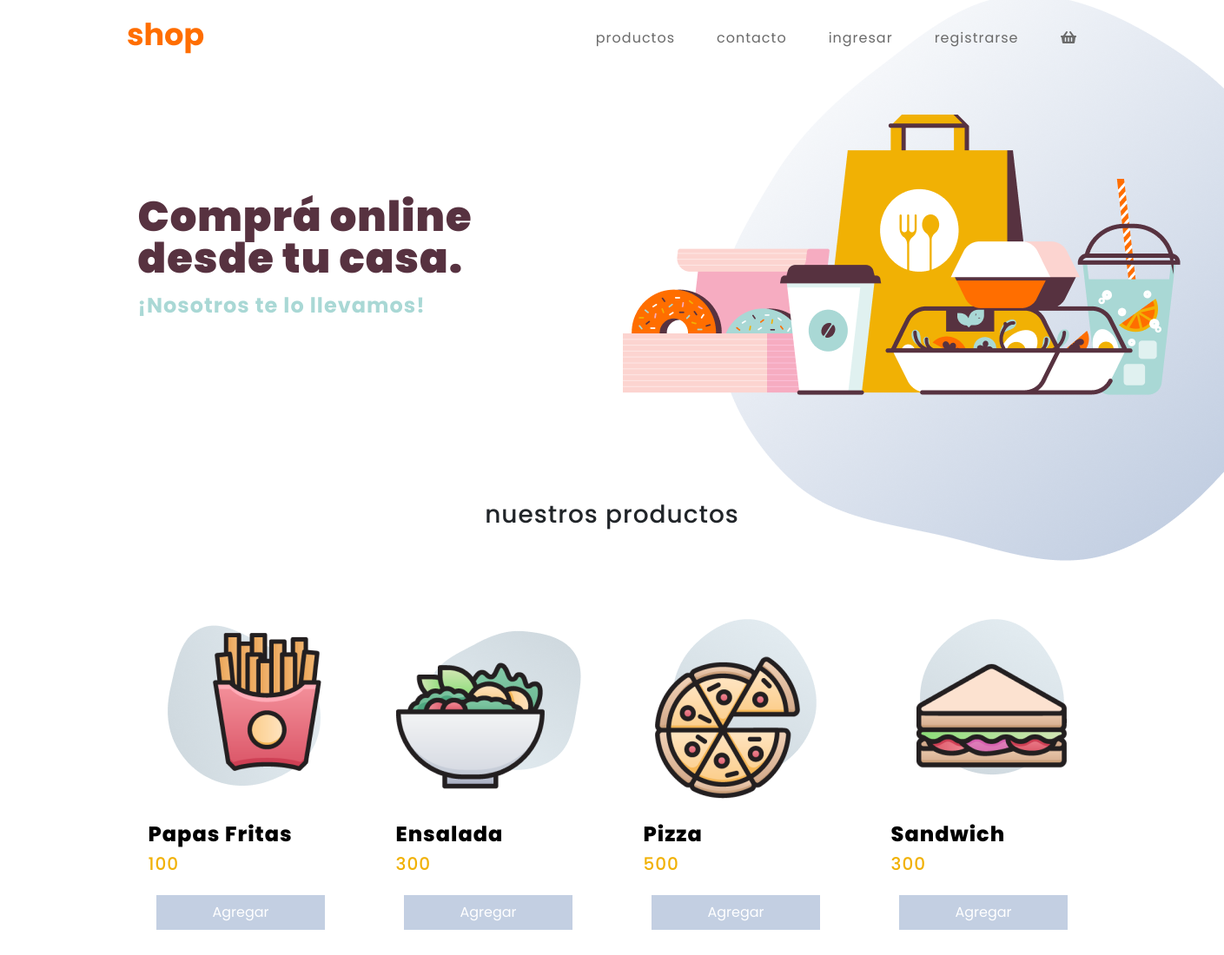
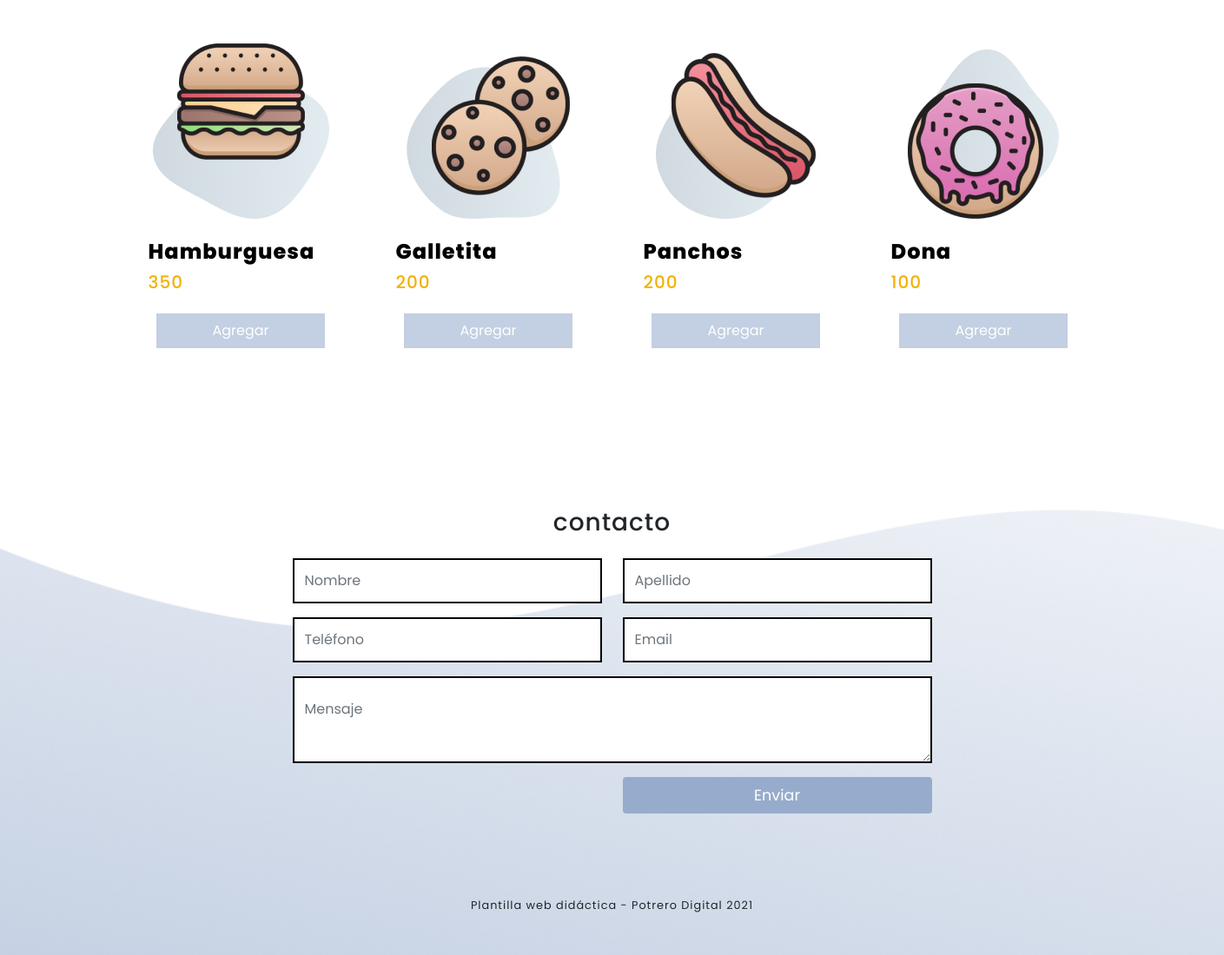
The page /shp_template/index.php on the database its author committed (2 pictures, top to bottom).
### tables this page shows
CREATE TABLE IF NOT EXISTS `productos` (
  `id` int(10) UNSIGNED NOT NULL AUTO_INCREMENT,
  `nombre` varchar(20) NOT NULL,
  `precio` int(11) NOT NULL,
  `categoria` int(10) UNSIGNED NOT NULL,
  `stock` int(10) UNSIGNED NOT NULL,
  `url` varchar(100) NOT NULL,
  PRIMARY KEY (`id`)
);

### shp_template/php/functions.php (called while the page is built, shortened)
<?php
function conexion(){
	try {
		$conexion=new PDO('mysql:host=localhost;dbname=backend_curso', 'root','root');
		return $conexion;
	}catch (PDOExeption $e){
		return false;
	}
}
function obtenerProductosQuery(){
    $conexion=conexion();
    $statement = $conexion->prepare('SELECT * FROM productos');
    $statement ->execute();
    $row = $statement -> fetchAll();
    return $row;
}
?>

### shp_template/index.php (the view, shortened to what this page needs)
<?php
  include 'php/functions.php';
  $productos = obtenerProductosQuery();
?>
<!DOCTYPE html>
<html lang="en">
    <head>
        <?php include 'php/head.php' ?>
    </head>
    <body id="page-top">
        <?php include 'php/fullNavbar.php' ?>
        <header class="masthead">
            <div class="container d-flex h-100 align-items-center">
              <div class="col-6 mx-auto">
                <div class="text-left">
                    <h1 class="my-0">Comprá online desde tu casa.</h1>
                    <h2 class="mt-3 mb-5">¡Nosotros te lo llevamos!</h2>
                </div>
              </div>
              <div class="col-6">
                <img src="img/hero.png"/>
              </div>
            </div>
        </header>
        <section class="productos-section" id="productos">
            <div class="container">
                <div class="row mx-auto text-center">
                  <div class="col-lg-8 mx-auto">
                      <h3 class="mb-4">nuestros productos</h3>
                  </div>
                </div>
                <div class="row align-items-end">
                  <?php foreach ( $productos as $value): ?>
                  <div class="col-xl-3 col-6 mt-4">
                    <div class="producto text-center p-4">
                      <img src="<?php echo $value['url'] ?>" />
                      <h4 class="text-left"><?php echo $value['nombre']; ?></h4>
                      <h5 class="text-left"><?php echo $value['precio']; ?></h5>
                      <button class="btn btn-agregar">Agregar</button>
                    </div>
                  </div>
                  <?php endforeach; ?>
                </div>
            </div>
        </section>
        <?php include 'php/contacto.php' ?>
        <?php include 'php/footer.php' ?>
    </body>
</html>

### shp_template/php/head.php (shortened to what this page needs)
<link href="css/styles.css" rel="stylesheet" />

### shp_template/php/fullNavbar.php (shortened to what this page needs)
<nav class="navbar navbar-expand-lg navbar-light fixed-top" id="mainNav">
    <div class="container">
        <a class="navbar-brand js-scroll-trigger" href="index.php"><img src="img/logo.png" /></a>
        <div class="collapse navbar-collapse" id="navbarResponsive">
            <ul class="navbar-nav ml-auto">
                <li class="nav-item"><a class="nav-link js-scroll-trigger" href="#productos">productos</a></li>
                <li class="nav-item"><a class="nav-link js-scroll-trigger" href="#contacto">contacto</a></li>
                <li class="nav-item"><a class="nav-link js-scroll-trigger" href="login.php">ingresar</a></li>
                <li class="nav-item"><a class="nav-link js-scroll-trigger" href="registrarseView.php">registrarse</a></li>
                <li class="nav-item"><a class="nav-link js-scroll-trigger" href="carrito.php"><i class="fas fa-shopping-basket"></i></a></li>
            </ul>
        </div>
    </div>
</nav>

### shp_template/php/contacto.php
<section class="contacto-section" id="contacto">
    <div class="container">
        <div class="row mx-auto text-center">
        <div class="col-lg-8 mx-auto">
            <h3 class="mb-4">contacto</h3>
        </div>
        </div>
        <div class="row">
        <div class="col-lg-8 col-12 mx-auto">
        <form>
            <div class="row mb-3">
            <div class="col">
                <input type="text" class="form-control" placeholder="Nombre" id="name">
            </div>
            <div class="col">
                <input type="text" class="form-control" placeholder="Apellido" id="lastname">
            </div>
            </div>
            <div class="row mb-3">
            <div class="col">
                <input type="text" class="form-control" placeholder="Teléfono" id="phone">
            </div>
            <div class="col">
                <input type="text" class="form-control" placeholder="Email" id="email">
            </div>
            </div>
            <div class="row mb-3">
            <div class="col">
                <textarea type="text" class="form-control" placeholder="Mensaje" id="message"></textarea>
            </div>
            </div>
            <div class="row mb-3">
            <div class="col">
            </div>
            <div class="col">
                <button type="submit" class="btn btn-enviar">Enviar</button>
            </div>
            </div>
        </form>
        </div>
        </div>
</div>

### shp_template/php/footer.php
<footer class="footer small text-center"><div class="container">Plantilla web didáctica - Potrero Digital 2021</div>
</footer>

### rows shown on the page
productos: url (picture), nombre "Papas Fritas", precio "100"
productos: url (picture), nombre "Ensalada", precio "300"
productos: url (picture), nombre "Pizza", precio "500"
productos: url (picture), nombre "Sandwich", precio "300"
productos: url (picture), nombre "Hamburguesa", precio "350"
productos: url (picture), nombre "Galletita", precio "200"
productos: url (picture), nombre "Panchos", precio "200"
productos: url (picture), nombre "Dona", precio "100"
